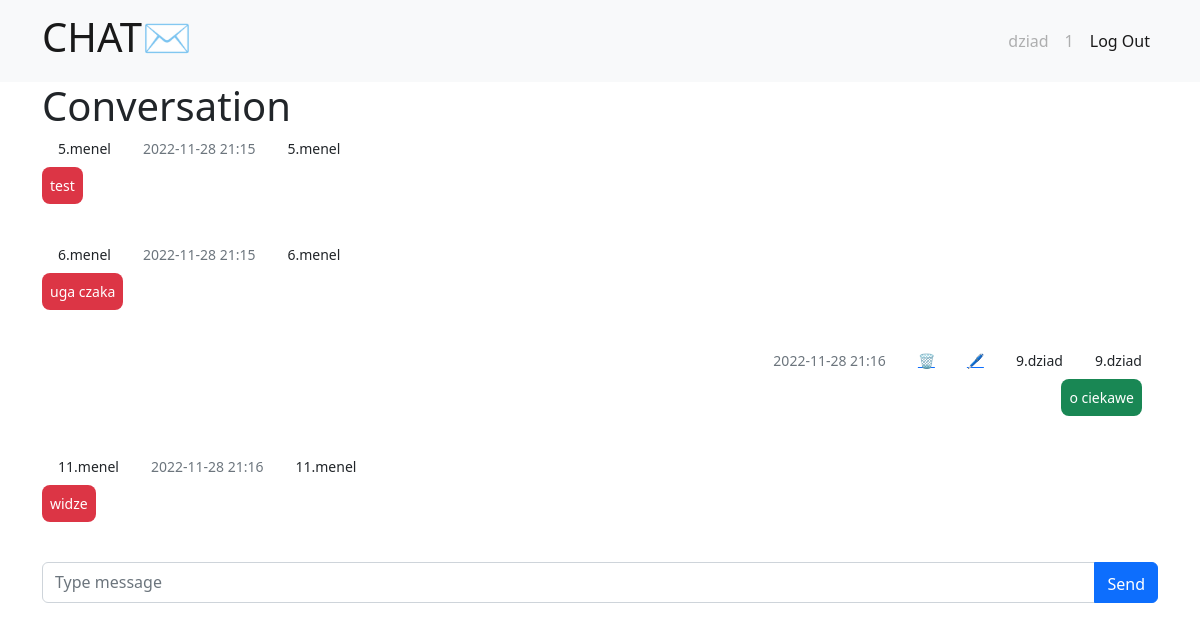
Before: /conv/1 (signed in) with the older database file.
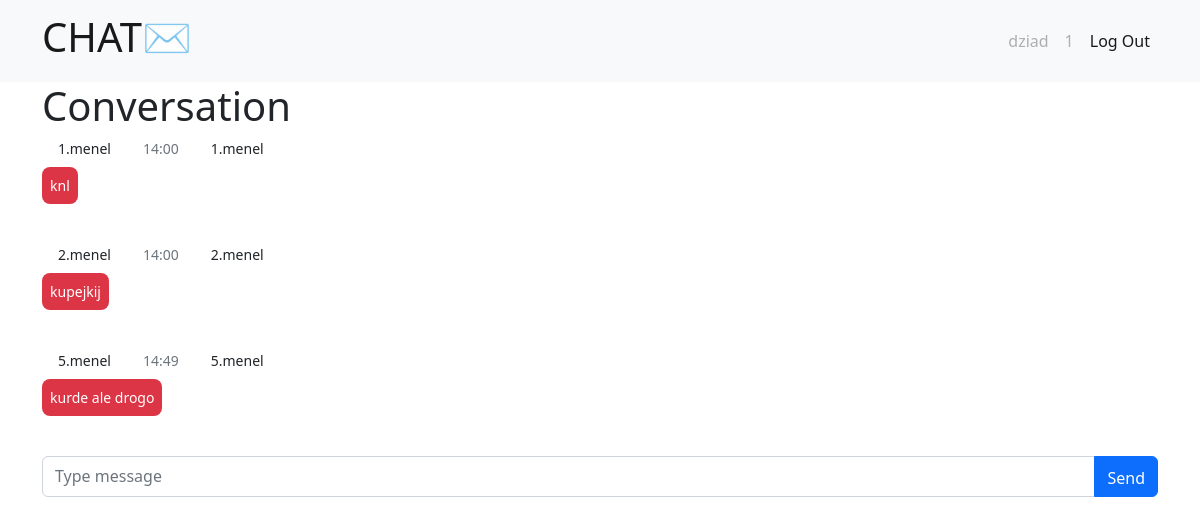
After: the same page with the newer database file.
### tables this page shows
CREATE TABLE user (
    id INTEGER PRIMARY KEY AUTOINCREMENT,
    nickname TEXT UNIQUE NOT NULL,
    username TEXT UNIQUE NOT NULL,
    password TEXT NOT NULL
);

CREATE TABLE message (
    id INTEGER PRIMARY KEY AUTOINCREMENT,
    author TEXT NOT NULL,
    value TEXT NOT NULL,
    date DATETIME NOT NULL,
    conv INTEGER
);

### chat/conv.py (the view, shortened to what this page needs)
@bp.route('/conv/<id>', methods=('GET', 'POST'))
@login_required
def conversation(id):
    db = get_db()
    messages = []
    try:
        messages = db.execute(
            f'SELECT * FROM message WHERE conv = {id}'
        ).fetchall()
        messages = messages[-50:]
        messages = [{k: item[k] for k in item.keys()} for item in messages]
    except Exception:
        pass
    for i in messages:
        i['date'] = datetime.strptime(i['date'], "%Y-%m-%d %H:%M:%S.%f")
        if i['date'] + timedelta(days=1) < datetime.now():
            i['date'] = datetime.strftime(i['date'], "%Y-%m-%d %H:%M")
        else:
            i['date'] = datetime.strftime(i['date'], "%H:%M")
        print(i['date'])
    user = -1
    uid = g.user['id']
    try:
        item = messages[-1]
        t = item['cuser']
        if item['cuser'] == uid:
            t = item['suser']
        user = db.execute(
                f'SELECT nickname FROM user WHERE id = {t}'
        ).fetchall()
        user = user[0]['nickname']
    except Exception:
        pass
    return render_template('chat/conversation.html', messages = messages, user=user, conv=id)

### chat/auth.py (called while the page is built)
@bp.before_app_request
def load_logged_in_user():
    user_id = session.get('user_id')
    if user_id is None:
        g.user = None
    else:
        g.user = get_db().execute(
            'SELECT * FROM user WHERE id = ?', (user_id,)
        ).fetchone()

def login_required(view):
    @functools.wraps(view)
    def wrapped_view(**kwargs):
        if g.user is None:
            return redirect(url_for('auth.login'))
        return view(**kwargs)
    return wrapped_view

### chat/db.py (called while the page is built)
def get_db():
    if 'db' not in g:
        g.db = sqlite3.connect(
            current_app.config['DATABASE'],
            detect_types=sqlite3.PARSE_DECLTYPES
        )
        g.db.row_factory = sqlite3.Row
    return g.db

### chat/templates/chat/conversation.html (shortened to what this page needs)
{% extends 'base.html' %}
{% block header %}
<h1>{% block title %}Conversation{% endblock %}</h1>
{% endblock %}
{% block content %}
<div class="row d-flex justify-content-center">
  {% for msg in messages %}
  <div class="d-flex {% if msg['author'] == g.user['nickname'] %}justify-content-end {% else %} justify-content-start{% endif %}">
    {% if msg['author'] == g.user['nickname'] %}
    <p class="small px-3 mb-1 text-muted">{{ msg['date'] }}</p>
      {% if msg['author'] == g.user['nickname'] %}
        <a class="small px-3 mb-1 card-link" href="{{ url_for('conv.delete', conv=conv, id=msg['id']) }}">🗑</a>
        <a class=" small px-3 mb-1 card-link" href="{{ url_for('conv.edit', conv=conv, id=msg['id']) }}">🖊</a>
      {% endif %}
    <p class="small px-3 mb-1">{{ msg['id'] }}.{{ msg['author'] }}</p>
    {% else %}
    <p class="small px-3 mb-1">{{ msg['id'] }}.{{ msg['author'] }}</p>
    <p class="small px-3 mb-1 text-muted">{{ msg['date'] }}</p>
    {% endif %}
    <p class="small px-3 mb-1">{{ msg['id'] }}.{{ msg['author'] }}</p>
  </div>
  <div
    class="d-flex flex-row {% if msg['author'] == g.user['nickname'] %}justify-content-end {% else %} justify-content-start{% endif %} mb-4 pt-1">
    <div>
      <p class="small p-2 me-3 mb-3 text-white rounded-3 {% if msg['author'] == g.user['nickname'] %}bg-success {% else %} bg-danger{% endif %}">{{ msg['value'] }}</p>
    </div>
  </div>
  {% endfor %}
  </div>
  <form method="post">
    <div class="input-group mb-0">
      <input name="message" id="message" class="form-control" placeholder="Type message" value="{{ request.form['message'] }}" required></input>
      <button class="btn btn-primary" type="button" id="button-addon2" style="padding-top: .55rem;">
        Send
      </button>
    </div>
  </form>
{% endblock %}

### chat/templates/base.html (shortened to what this page needs)
<!doctype html>
<head>
  <link href="https://cdn.jsdelivr.net/npm/bootstrap@5.2.3/dist/css/bootstrap.min.css" rel="stylesheet"
>
</head>
<body>
  <nav class="navbar navbar-expand sticky-top navbar-stick-top bg-light">
    <div class="container container-fluid">
      <a class="navbar-brand" href="{{ url_for('conv.index') }}">
        <h1>CHAT✉</h1>
      </a>
      <div class="d-flex flex-row-reverse">
        <ul class="navbar-nav">
          {% if g.user %}
          <li class="nav-item">
            <a class="nav-link disabled" aria-current="page" href="#">{{ g.user['username'] }}</a>
          </li>
          <li class="nav-item">
            <a class="nav-link disabled" href="#">{{ g.user['id'] }}</a>
          </li>
          <li class="nav-item">
            <a class="nav-link active" href="{{ url_for('auth.logout') }}">Log Out</a>
          </li>
          {% endif %}
        </ul>
      </div>
    </div>
  </nav>
  <div class="container">
    <header>
      {% block header %}{% endblock %}
    </header>
    {% block content %}{% endblock %}
  </div>
</body>

Changed rows visible on the page:
removed message: id "6", author "menel", date "2022-11-28 21:15", value "uga czaka"
removed message: date "2022-11-28 21:16", id "9", author "dziad", value "o ciekawe"
removed message: id "11", author "menel", date "2022-11-28 21:16", value "widze"
added message: id "1", author "menel", date "14:00", value "knl"
added message: id "2", author "menel", date "14:00", value "kupejkij"
changed message id 5: date "2022-11-28 21:15" → "14:49"; value "test" → "kurde ale drogo"
